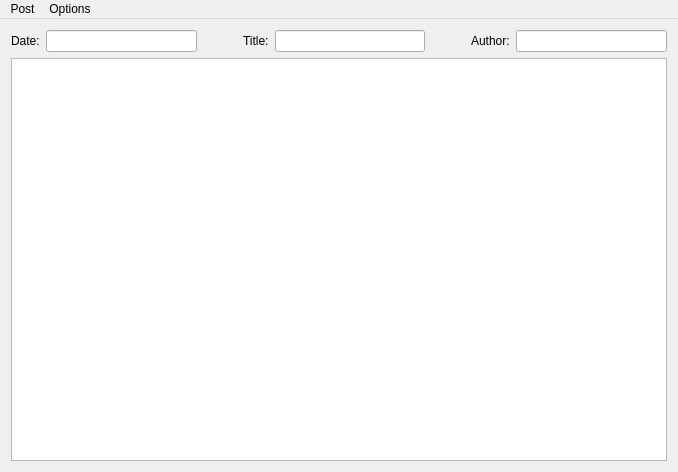
<?xml version="1.0" encoding="UTF-8"?>
<ui version="4.0">
 <class>MainWindow</class>
 <widget class="QMainWindow" name="MainWindow">
  <property name="geometry">
   <rect>
    <x>0</x>
    <y>0</y>
    <width>678</width>
    <height>472</height>
   </rect>
  </property>
  <property name="windowTitle">
   <string>MainWindow</string>
  </property>
  <widget class="QWidget" name="centralWidget">
   <layout class="QVBoxLayout" name="verticalLayout_2">
    <item>
     <layout class="QVBoxLayout" name="verticalLayout">
      <item>
       <layout class="QHBoxLayout" name="horizontalLayout">
        <item>
         <widget class="QLabel" name="label_3">
          <property name="text">
           <string>Date:</string>
          </property>
         </widget>
        </item>
        <item>
         <widget class="QLineEdit" name="leDate"/>
        </item>
        <item>
         <spacer name="horizontalSpacer">
          <property name="orientation">
           <enum>Qt::Horizontal</enum>
          </property>
          <property name="sizeType">
           <enum>QSizePolicy::Minimum</enum>
          </property>
          <property name="sizeHint" stdset="0">
           <size>
            <width>40</width>
            <height>20</height>
           </size>
          </property>
         </spacer>
        </item>
        <item>
         <widget class="QLabel" name="label">
          <property name="text">
           <string>Title:</string>
          </property>
         </widget>
        </item>
        <item>
         <widget class="QLineEdit" name="leTitle"/>
        </item>
        <item>
         <spacer name="horizontalSpacer_2">
          <property name="orientation">
           <enum>Qt::Horizontal</enum>
          </property>
          <property name="sizeType">
           <enum>QSizePolicy::Minimum</enum>
          </property>
          <property name="sizeHint" stdset="0">
           <size>
            <width>40</width>
            <height>20</height>
           </size>
          </property>
         </spacer>
        </item>
        <item>
         <widget class="QLabel" name="label_2">
          <property name="text">
           <string>Author:</string>
          </property>
         </widget>
        </item>
        <item>
         <widget class="QLineEdit" name="leAuthor"/>
        </item>
       </layout>
      </item>
      <item>
       <widget class="QTextEdit" name="textEdit">
        <property name="font">
         <font>
          <pointsize>13</pointsize>
         </font>
        </property>
        <property name="html">
         <string>&lt;!DOCTYPE HTML PUBLIC &quot;-//W3C//DTD HTML 4.0//EN&quot; &quot;http://www.w3.org/TR/REC-html40/strict.dtd&quot;&gt;
&lt;html&gt;&lt;head&gt;&lt;meta name=&quot;qrichtext&quot; content=&quot;1&quot; /&gt;&lt;style type=&quot;text/css&quot;&gt;
p, li { white-space: pre-wrap; }
&lt;/style&gt;&lt;/head&gt;&lt;body style=&quot; font-family:'Cantarell'; font-size:13pt; font-weight:400; font-style:normal;&quot;&gt;
&lt;p style=&quot;-qt-paragraph-type:empty; margin-top:0px; margin-bottom:0px; margin-left:0px; margin-right:0px; -qt-block-indent:0; text-indent:0px;&quot;&gt;&lt;br /&gt;&lt;/p&gt;&lt;/body&gt;&lt;/html&gt;</string>
        </property>
       </widget>
      </item>
     </layout>
    </item>
   </layout>
  </widget>
  <widget class="QMenuBar" name="menuBar">
   <property name="geometry">
    <rect>
     <x>0</x>
     <y>0</y>
     <width>678</width>
     <height>27</height>
    </rect>
   </property>
   <widget class="QMenu" name="menuFile">
    <property name="title">
     <string>Options</string>
    </property>
    <addaction name="actionCredentials"/>
    <addaction name="actionConnection"/>
    <addaction name="actionLocal_Storage"/>
    <addaction name="actionRemote_Storage"/>
    <addaction name="actionEditor"/>
   </widget>
   <widget class="QMenu" name="menuPost">
    <property name="title">
     <string>Post</string>
    </property>
    <addaction name="actionNew"/>
    <addaction name="actionOpen"/>
    <addaction name="actionOpen_Remote"/>
    <addaction name="actionSave"/>
    <addaction name="actionUpload_remote"/>
    <addaction name="actionSync"/>
   </widget>
   <addaction name="menuPost"/>
   <addaction name="menuFile"/>
  </widget>
  <action name="actionConnection">
   <property name="text">
    <string>Connection</string>
   </property>
  </action>
  <action name="actionLocal_Storage">
   <property name="text">
    <string>Local Storage</string>
   </property>
  </action>
  <action name="actionRemote_Storage">
   <property name="text">
    <string>Remote Storage</string>
   </property>
  </action>
  <action name="actionEditor">
   <property name="text">
    <string>Editor</string>
   </property>
  </action>
  <action name="actionNew">
   <property name="text">
    <string>New</string>
   </property>
  </action>
  <action name="actionSave">
   <property name="text">
    <string>Save (local)</string>
   </property>
  </action>
  <action name="actionOpen">
   <property name="text">
    <string>Open Local</string>
   </property>
  </action>
  <action name="actionOpen_Remote">
   <property name="text">
    <string>Open Remote</string>
   </property>
  </action>
  <action name="actionUpload_remote">
   <property name="text">
    <string>Upload (remote)</string>
   </property>
  </action>
  <action name="actionSync">
   <property name="text">
    <string>Sync</string>
   </property>
  </action>
  <action name="actionCredentials">
   <property name="text">
    <string>Credentials</string>
   </property>
  </action>
  <action name="actionWorking_Directory">
   <property name="text">
    <string>Working Directory</string>
   </property>
  </action>
 </widget>
 <layoutdefault spacing="6" margin="11"/>
 <resources/>
 <connections/>
</ui>
